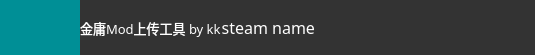
     <widget class="QFrame" name="frame_top">
      <property name="maximumSize">
       <size>
        <width>16777215</width>
        <height>55</height>
       </size>
      </property>
      <property name="frameShape">
       <enum>QFrame::NoFrame</enum>
      </property>
      <property name="frameShadow">
       <enum>QFrame::Plain</enum>
      </property>
      <layout class="QHBoxLayout" name="horizontalLayout">
       <property name="spacing">
        <number>0</number>
       </property>
       <property name="leftMargin">
        <number>0</number>
       </property>
       <property name="topMargin">
        <number>0</number>
       </property>
       <property name="rightMargin">
        <number>0</number>
       </property>
       <property name="bottomMargin">
        <number>0</number>
       </property>
       <item>
        <widget class="QFrame" name="frame_toodle">
         <property name="enabled">
          <bool>true</bool>
         </property>
         <property name="minimumSize">
          <size>
           <width>80</width>
           <height>55</height>
          </size>
         </property>
         <property name="maximumSize">
          <size>
           <width>80</width>
           <height>55</height>
          </size>
         </property>
         <property name="styleSheet">
          <string notr="true">background:rgb(0,143,150);</string>
         </property>
         <property name="frameShape">
          <enum>QFrame::NoFrame</enum>
         </property>
         <property name="frameShadow">
          <enum>QFrame::Plain</enum>
         </property>
         <layout class="QHBoxLayout" name="horizontalLayout_3">
          <property name="spacing">
           <number>0</number>
          </property>
          <property name="leftMargin">
           <number>0</number>
          </property>
          <property name="topMargin">
           <number>0</number>
          </property>
          <property name="rightMargin">
           <number>0</number>
          </property>
          <property name="bottomMargin">
           <number>0</number>
          </property>
          <item>
           <widget class="QPushButton" name="toodle">
            <property name="minimumSize">
             <size>
              <width>80</width>
              <height>55</height>
             </size>
            </property>
            <property name="maximumSize">
             <size>
              <width>80</width>
              <height>55</height>
             </size>
            </property>
            <property name="styleSheet">
             <string notr="true">QPushButton {
	border: none;
	background-color: rgba(0,0,0,0);
}
QPushButton:hover {
	background-color: rgb(0,178,178);
}
QPushButton:pressed {	
	background-color: rgba(0,0,0,0);
}</string>
            </property>
            <property name="text">
             <string/>
            </property>
            <property name="icon">
             <iconset resource="mainwindow.qrc">
              <normaloff>:/icons/1x/logo.png</normaloff>:/icons/1x/logo.png</iconset>
            </property>
            <property name="iconSize">
             <size>
              <width>22</width>
              <height>12</height>
             </size>
            </property>
            <property name="flat">
             <bool>true</bool>
            </property>
           </widget>
          </item>
         </layout>
        </widget>
       </item>
       <item>
        <widget class="QFrame" name="frame_top_east">
         <property name="maximumSize">
          <size>
           <width>16777215</width>
           <height>55</height>
          </size>
         </property>
         <property name="styleSheet">
          <string notr="true">background:rgb(51,51,51);</string>
         </property>
         <property name="frameShape">
          <enum>QFrame::NoFrame</enum>
         </property>
         <property name="frameShadow">
          <enum>QFrame::Plain</enum>
         </property>
         <layout class="QHBoxLayout" name="horizontalLayout_4">
          <property name="spacing">
           <number>0</number>
          </property>
          <property name="leftMargin">
           <number>0</number>
          </property>
          <property name="topMargin">
           <number>0</number>
          </property>
          <property name="rightMargin">
           <number>0</number>
          </property>
          <property name="bottomMargin">
           <number>0</number>
          </property>
          <item>
           <widget class="QFrame" name="frame_appname">
            <property name="frameShape">
             <enum>QFrame::NoFrame</enum>
            </property>
            <property name="frameShadow">
             <enum>QFrame::Plain</enum>
            </property>
            <layout class="QHBoxLayout" name="horizontalLayout_10">
             <property name="spacing">
              <number>7</number>
             </property>
             <property name="leftMargin">
              <number>0</number>
             </property>
             <property name="topMargin">
              <number>0</number>
             </property>
             <property name="rightMargin">
              <number>0</number>
             </property>
             <property name="bottomMargin">
              <number>0</number>
             </property>
             <item>
              <widget class="QLabel" name="lab_appname">
               <property name="font">
                <font>
                 <family>Cascadia Code</family>
                 <pointsize>10</pointsize>
                 <weight>50</weight>
                 <italic>false</italic>
                 <bold>false</bold>
                </font>
               </property>
               <property name="layoutDirection">
                <enum>Qt::LeftToRight</enum>
               </property>
               <property name="styleSheet">
                <string notr="true">color:rgb(255,255,255);
font: 10pt &quot;Cascadia Code&quot;;</string>
               </property>
               <property name="text">
                <string>金庸Mod上传工具 by kk</string>
               </property>
              </widget>
             </item>
            </layout>
           </widget>
          </item>
          <item>
           <widget class="QFrame" name="frame_user">
            <property name="frameShape">
             <enum>QFrame::NoFrame</enum>
            </property>
            <property name="frameShadow">
             <enum>QFrame::Plain</enum>
            </property>
            <layout class="QHBoxLayout" name="horizontalLayout_9">
             <property name="spacing">
              <number>0</number>
             </property>
             <property name="leftMargin">
              <number>0</number>
             </property>
             <property name="topMargin">
              <number>0</number>
             </property>
             <property name="rightMargin">
              <number>0</number>
             </property>
             <property name="bottomMargin">
              <number>0</number>
             </property>
             <item>
              <widget class="QLabel" name="lab_user">
               <property name="font">
                <font>
                 <family>微软雅黑</family>
                 <pointsize>12</pointsize>
                 <weight>50</weight>
                 <italic>false</italic>
                 <bold>false</bold>
                </font>
               </property>
               <property name="styleSheet">
                <string notr="true">color:rgb(255,255,255);
font: 12pt &quot;微软雅黑&quot;;</string>
               </property>
               <property name="text">
                <string>steam name</string>
               </property>
               <property name="alignment">
                <set>Qt::AlignRight|Qt::AlignTrailing|Qt::AlignVCenter</set>
               </property>
              </widget>
             </item>
            </layout>
           </widget>
          </item>
          <item>
           <widget class="QFrame" name="frame_person">
            <property name="minimumSize">
             <size>
              <width>55</width>
              <height>55</height>
             </size>
            </property>
            <property name="maximumSize">
             <size>
              <width>55</width>
              <height>55</height>
             </size>
            </property>
            <property name="frameShape">
             <enum>QFrame::NoFrame</enum>
            </property>
            <property name="frameShadow">
             <enum>QFrame::Plain</enum>
            </property>
            <layout class="QHBoxLayout" name="horizontalLayout_8">
             <property name="spacing">
              <number>0</number>
             </property>
             <property name="leftMargin">
              <number>0</number>
             </property>
             <property name="topMargin">
              <number>0</number>
             </property>
             <property name="rightMargin">
              <number>0</number>
             </property>
             <property name="bottomMargin">
              <number>0</number>
             </property>
             <item>
              <widget class="QLabel" name="lab_person">
               <property name="maximumSize">
                <size>
                 <width>55</width>
                 <height>55</height>
                </size>
               </property>
               <property name="text">
                <string/>
               </property>
               <property name="pixmap">
                <pixmap resource="mainwindow.qrc">:/icons/1x/peple.png</pixmap>
               </property>
               <property name="scaledContents">
                <bool>false</bool>
               </property>
               <property name="alignment">
                <set>Qt::AlignCenter</set>
               </property>
              </widget>
             </item>
            </layout>
           </widget>
          </item>
          <item>
           <widget class="QFrame" name="frame_min">
            <property name="minimumSize">
             <size>
              <width>55</width>
              <height>55</height>
             </size>
            </property>
            <property name="maximumSize">
             <size>
              <width>55</width>
              <height>55</height>
             </size>
            </property>
            <property name="frameShape">
             <enum>QFrame::NoFrame</enum>
            </property>
            <property name="frameShadow">
             <enum>QFrame::Plain</enum>
            </property>
            <layout class="QHBoxLayout" name="horizontalLayout_7">
             <property name="spacing">
              <number>0</number>
             </property>
             <property name="leftMargin">
              <number>0</number>
             </property>
             <property name="topMargin">
              <number>0</number>
             </property>
             <property name="rightMargin">
              <number>0</number>
             </property>
             <property name="bottomMargin">
              <number>0</number>
             </property>
             <item>
              <widget class="QPushButton" name="bn_min">
               <property name="maximumSize">
                <size>
                 <width>55</width>
                 <height>55</height>
                </size>
               </property>
               <property name="toolTip">
                <string>Minimize</string>
               </property>
               <property name="styleSheet">
                <string notr="true">QPushButton {
	border: none;
	background-color: rgba(0,0,0,0);
}
QPushButton:hover {
	background-color: rgb(0,143,150);
}
QPushButton:pressed {	
	background-color: rgba(0,0,0,0);
}</string>
               </property>
               <property name="text">
                <string/>
               </property>
               <property name="icon">
                <iconset resource="mainwindow.qrc">
                 <normaloff>:/icons/1x/hideAsset 53.png</normaloff>:/icons/1x/hideAsset 53.png</iconset>
               </property>
               <property name="iconSize">
                <size>
                 <width>22</width>
                 <height>22</height>
                </size>
               </property>
               <property name="flat">
                <bool>true</bool>
               </property>
              </widget>
             </item>
            </layout>
           </widget>
          </item>
          <item>
           <widget class="QFrame" name="frame_max">
            <property name="minimumSize">
             <size>
              <width>55</width>
              <height>55</height>
             </size>
            </property>
            <property name="maximumSize">
             <size>
              <width>55</width>
              <height>55</height>
             </size>
            </property>
            <property name="frameShape">
             <enum>QFrame::NoFrame</enum>
            </property>
            <property name="frameShadow">
             <enum>QFrame::Plain</enum>
            </property>
            <layout class="QHBoxLayout" name="horizontalLayout_6">
             <property name="spacing">
              <number>0</number>
             </property>
             <property name="leftMargin">
              <number>0</number>
             </property>
             <property name="topMargin">
              <number>0</number>
             </property>
             <property name="rightMargin">
              <number>0</number>
             </property>
             <property name="bottomMargin">
              <number>0</number>
             </property>
             <item>
              <widget class="QPushButton" name="bn_max">
               <property name="maximumSize">
                <size>
                 <width>55</width>
                 <height>55</height>
                </size>
               </property>
               <property name="toolTip">
                <string>Maximize</string>
               </property>
               <property name="styleSheet">
                <string notr="true">QPushButton {
	border: none;
	background-color: rgba(0,0,0,0);
}
QPushButton:hover {
	background-color: rgb(0,143,150);
}
QPushButton:pressed {	
	background-color: rgba(0,0,0,0);
}</string>
               </property>
               <property name="text">
                <string/>
               </property>
               <property name="icon">
                <iconset resource="mainwindow.qrc">
                 <normaloff>:/icons/1x/max.png</normaloff>:/icons/1x/max.png</iconset>
               </property>
               <property name="iconSize">
                <size>
                 <width>22</width>
                 <height>22</height>
                </size>
               </property>
               <property name="flat">
                <bool>true</bool>
               </property>
              </widget>
             </item>
            </layout>
           </widget>
          </item>
          <item>
           <widget class="QFrame" name="frame_close">
            <property name="minimumSize">
             <size>
              <width>55</width>
              <height>55</height>
             </size>
            </property>
            <property name="maximumSize">
             <size>
              <width>55</width>
              <height>55</height>
             </size>
            </property>
            <property name="frameShape">
             <enum>QFrame::NoFrame</enum>
            </property>
            <property name="frameShadow">
             <enum>QFrame::Plain</enum>
            </property>
            <layout class="QHBoxLayout" name="horizontalLayout_5">
             <property name="spacing">
              <number>0</number>
             </property>
             <property name="leftMargin">
              <number>0</number>
             </property>
             <property name="topMargin">
              <number>0</number>
             </property>
             <property name="rightMargin">
              <number>0</number>
             </property>
             <property name="bottomMargin">
              <number>0</number>
             </property>
             <item>
              <widget class="QPushButton" name="bn_close">
               <property name="enabled">
                <bool>true</bool>
               </property>
               <property name="maximumSize">
                <size>
                 <width>55</width>
                 <height>55</height>
                </size>
               </property>
               <property name="toolTip">
                <string>Close</string>
               </property>
               <property name="styleSheet">
                <string notr="true">QPushButton {
	border: none;
	background-color: rgba(0,0,0,0);
}
QPushButton:hover {
	background-color: rgb(0,143,150);
}
QPushButton:pressed {	
	background-color: rgba(0,0,0,0);
}</string>
               </property>
               <property name="text">
                <string/>
               </property>
               <property name="icon">
                <iconset resource="mainwindow.qrc">
                 <normaloff>:/icons/1x/closeAsset 43.png</normaloff>:/icons/1x/closeAsset 43.png</iconset>
               </property>
               <property name="iconSize">
                <size>
                 <width>22</width>
                 <height>22</height>
                </size>
               </property>
               <property name="flat">
                <bool>true</bool>
               </property>
              </widget>
             </item>
            </layout>
           </widget>
          </item>
         </layout>
        </widget>
       </item>
      </layout>
     </widget>
